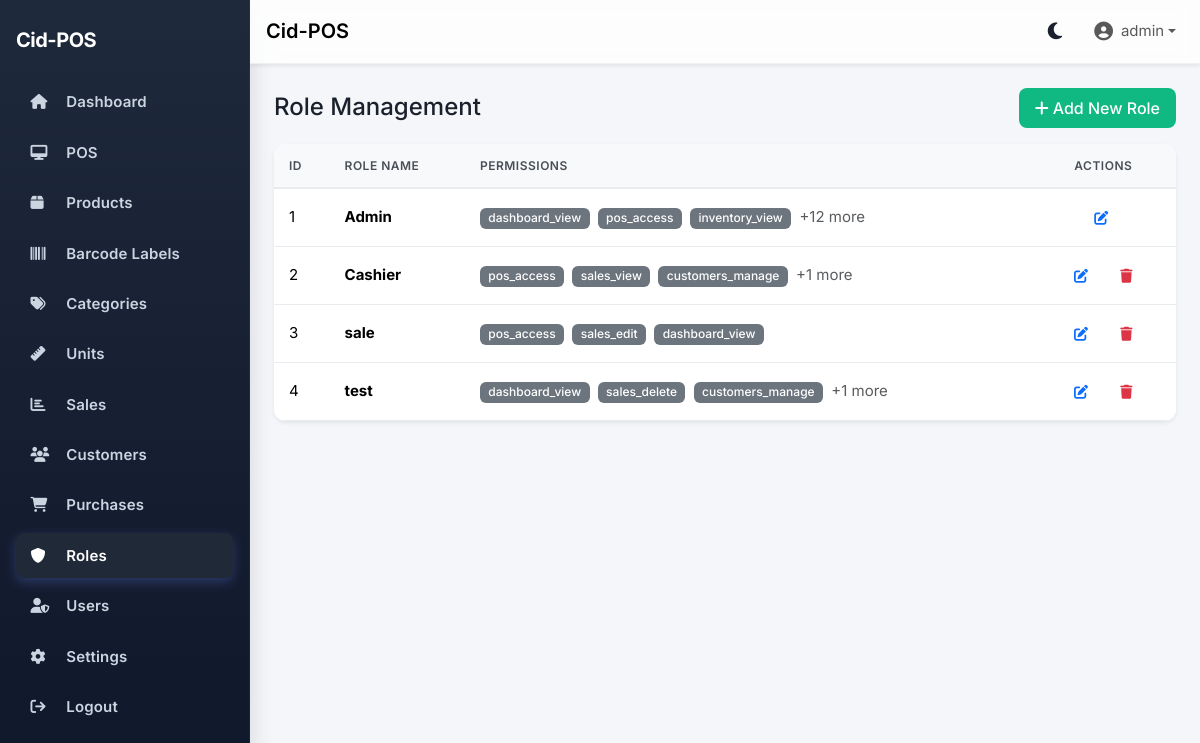
Screenshot of /roles/ (signed in) with the database file from the repository.
### app/models.py (models this page shows, shortened)
class User(UserMixin, db.Model):
    __tablename__ = "users"
    id = db.Column(db.Integer, primary_key=True)
    username = db.Column(db.String(80), unique=True, nullable=False, index=True)
    email = db.Column(db.String(120), unique=True, nullable=False)
    password_hash = db.Column(db.String(255), nullable=False)
    role_id = db.Column(db.Integer, db.ForeignKey("roles.id"), nullable=True)
    is_active = db.Column(db.Boolean, default=True, nullable=False)
    created_at = db.Column(db.DateTime, default=datetime.utcnow, nullable=False)
    role = db.relationship("Role", back_populates="users")
    sales = db.relationship("Sale", back_populates="cashier", lazy="dynamic")
    def has_permission(self, permission: str) -> bool:
        if not self.role:
            return False
        return self.role.has_permission(permission)

class Role(db.Model):
    __tablename__ = "roles"
    id = db.Column(db.Integer, primary_key=True)
    name = db.Column(db.String(50), unique=True, nullable=False)
    permissions = db.Column(db.Text, nullable=True)  # Comma-separated list of permissions
    users = db.relationship("User", back_populates="role")
    def has_permission(self, permission: str) -> bool:
        if self.name.lower() == 'admin':
            return True
        if not self.permissions:
            return False
        permissions_list = [p.strip() for p in self.permissions.split(',')]
        return permission in permissions_list

### app/blueprints/roles/routes.py (the view)
@roles_bp.route("/", methods=["GET"])
@login_required
@permission_required('users_manage')
def index():
    roles = Role.query.order_by(Role.name).all()
    return render_template("roles/index.html", roles=roles, all_permissions=ALL_PERMISSIONS)

### app/__init__.py (called while the page is built)
@login_manager.user_loader
def load_user(user_id: str):
    from app.models import User
    return db.session.get(User, int(user_id))

### app/models.py (called while the page is built)
    @classmethod
    def get_settings(cls):
        try:
            settings = cls.query.first()
            if not settings:
                settings = cls()
                db.session.add(settings)
                db.session.commit()
            return settings
        except Exception:
            return cls(
                shop_name="My Shop",
                address="",
                phone="",
                receipt_header="",
                receipt_footer="Thank You!",
                currency_symbol="Ks",
                printer_paper_size="58mm",
                auto_print=False,
                show_logo_on_receipt=True,
                print_padding=0,
            )

### app/utils.py (called while the page is built)
def permission_required(permission: str):
    def decorator(f):
        @wraps(f)
        def decorated_function(*args, **kwargs):
            if not current_user.is_authenticated:
                abort(403)
            if not current_user.has_permission(permission):
                abort(403)
            return f(*args, **kwargs)
        return decorated_function
    return decorator

### app/templates/roles/index.html (shortened to what this page needs)
{% extends "base.html" %}
{% block content %}
<div class="container-fluid px-0">
  <div class="d-flex justify-content-between align-items-center mb-3">
    <h4 class="mb-0">Role Management</h4>
    <a href="{{ url_for('roles.add') }}" class="btn btn-success">
      <i class="fa fa-plus me-1"></i>Add New Role
    </a>
  </div>
  <div class="card border-0 shadow-sm">
    <div class="card-body p-0">
      <div class="table-responsive">
        <table class="table table-hover align-middle mb-0">
          <thead class="table-light">
            <tr>
              <th>ID</th>
              <th>Role Name</th>
              <th>Permissions</th>
              <th class="text-center">Actions</th>
            </tr>
          </thead>
          <tbody>
            {% if roles %}
              {% for role in roles %}
              <tr>
                <td>{{ role.id }}</td>
                <td><strong>{{ role.name }}</strong></td>
                <td>
                  {% if role.permissions %}
                    {% set perms = role.permissions.split(',') %}
                    {% for perm in perms[:3] %}
                      <span class="badge bg-secondary me-1">{{ perm.strip() }}</span>
                    {% endfor %}
                    {% if perms|length > 3 %}
                      <span class="text-muted">+{{ perms|length - 3 }} more</span>
                    {% endif %}
                  {% else %}
                    <span class="text-muted">No permissions</span>
                  {% endif %}
                </td>
                <td class="text-center">
                  <a href="{{ url_for('roles.edit', role_id=role.id) }}" class="btn btn-sm btn-outline-primary me-1">
                    <i class="fa fa-edit"></i>
                  </a>
                  {% if role.name.lower() != 'admin' %}
                  <form method="POST" action="{{ url_for('roles.delete', role_id=role.id) }}" class="d-inline">
                    <button class="btn btn-sm btn-outline-danger" onclick="return confirm('Delete this role?')">
                      <i class="fa fa-trash"></i>
                    </button>
                  </form>
                  {% endif %}
                </td>
              </tr>
              {% endfor %}
            {% else %}
              <tr>
                <td colspan="4" class="text-center text-muted py-4">No roles found. Add your first role above.</td>
              </tr>
            {% endif %}
          </tbody>
        </table>
      </div>
    </div>
  </div>
</div>
{% endblock %}

### app/templates/base.html (shortened to what this page needs)
<!doctype html>
<html lang="en" data-bs-theme="light">
  <head>
    <link href="https://cdn.jsdelivr.net/npm/bootstrap@5.3.3/dist/css/bootstrap.min.css" rel="stylesheet">
    <link href="https://cdnjs.cloudflare.com/ajax/libs/font-awesome/6.5.2/css/all.min.css" rel="stylesheet">
    <link rel="stylesheet" href="https://cdn.jsdelivr.net/npm/sweetalert2@11/dist/sweetalert2.min.css">
    <link rel="stylesheet" href="{{ url_for('static', filename='css/style.css') }}">
  </head>
  <body>
    <aside class="sidebar d-flex flex-column" id="sidebar">
      <div class="d-flex align-items-center justify-content-between mb-4">
        <span class="brand">Cid-POS</span>
      </div>
      <nav>
        {% if current_user.is_authenticated and (current_user.has_permission('dashboard_view') or (current_user.role and current_user.role.name.lower() == 'admin')) %}
        <a href="{{ url_for('main.dashboard') }}" class="{% if request.endpoint=='main.dashboard' %}active{% endif %}">
          <i class="fa fa-home"></i> Dashboard
        </a>
        {% endif %}
        {% if current_user.is_authenticated and (current_user.has_permission('pos_access') or (current_user.role and current_user.role.name.lower() == 'admin')) %}
        <a href="{{ url_for('pos.cart') }}" class="{% if request.blueprint=='pos' %}active{% endif %}">
          <i class="fa fa-desktop"></i> POS
        </a>
        {% endif %}
        {% if current_user.is_authenticated and (current_user.has_permission('inventory_view') or (current_user.role and current_user.role.name.lower() == 'admin')) %}
        <a href="{{ url_for('inventory.products') }}" class="{% if request.blueprint=='inventory' and request.endpoint != 'inventory.labels' %}active{% endif %}">
          <i class="fa fa-box"></i> Products
        </a>
        <a href="{{ url_for('inventory.labels') }}" class="{% if request.endpoint == 'inventory.labels' %}active{% endif %}">
          <i class="fa fa-barcode"></i> Barcode Labels
        </a>
        {% endif %}
        {% if current_user.is_authenticated and (current_user.has_permission('categories_manage') or (current_user.role and current_user.role.name.lower() == 'admin')) %}
        <a href="{{ url_for('categories.index') }}" class="{% if request.blueprint=='categories' %}active{% endif %}">
          <i class="fa fa-tags"></i> Categories
        </a>
        {% endif %}
        {% if current_user.is_authenticated and (current_user.has_permission('units_manage') or (current_user.role and current_user.role.name.lower() == 'admin')) %}
        <a href="{{ url_for('units.index') }}" class="{% if request.blueprint=='units' %}active{% endif %}">
          <i class="fa fa-ruler"></i> Units
        </a>
        {% endif %}
        {% if current_user.is_authenticated and (current_user.has_permission('sales_view') or (current_user.role and current_user.role.name.lower() == 'admin')) %}
        <a href="{{ url_for('reports.overview') }}" class="{% if request.blueprint=='reports' %}active{% endif %}">
          <i class="fa fa-chart-bar"></i> Sales
        </a>
        {% endif %}
        {% if current_user.is_authenticated and (current_user.has_permission('customers_manage') or (current_user.role and current_user.role.name.lower() == 'admin')) %}
        <a href="{{ url_for('customers.index') }}" class="{% if request.blueprint=='customers' %}active{% endif %}">
          <i class="fa fa-users"></i> Customers
        </a>
        {% endif %}
        {% if current_user.is_authenticated and (current_user.has_permission('purchases_manage') or (current_user.role and current_user.role.name.lower() == 'admin')) %}
        <a href="{{ url_for('purchases.index') }}" class="{% if request.blueprint=='purchases' %}active{% endif %}">
          <i class="fa fa-shopping-cart"></i> Purchases
        </a>
        {% endif %}
        {% if current_user.is_authenticated and (current_user.has_permission('users_manage') or (current_user.role and current_user.role.name.lower() == 'admin')) %}
        <a href="{{ url_for('roles.index') }}" class="{% if request.blueprint=='roles' %}active{% endif %}">
          <i class="fa fa-shield"></i> Roles
        </a>
        {% endif %}
        {% if current_user.is_authenticated and (current_user.has_permission('users_manage') or (current_user.role and current_user.role.name.lower() == 'admin')) %}
        <a href="{{ url_for('users.index') }}" class="{% if request.blueprint=='users' %}active{% endif %}">
          <i class="fa fa-user-shield"></i> Users
        </a>
        {% endif %}
        {% if current_user.is_authenticated and (current_user.has_permission('settings_access') or (current_user.role and current_user.role.name.lower() == 'admin')) %}
        <a href="{{ url_for('settings.index') }}" class="{% if request.blueprint=='settings' %}active{% endif %}">
          <i class="fa fa-cog"></i> Settings
        </a>
        {% endif %}
        {% if current_user.is_authenticated %}
        <a href="{{ url_for('auth.logout') }}">
          <i class="fa fa-arrow-right-from-bracket"></i> Logout
        </a>
        {% else %}
        <a href="{{ url_for('auth.login') }}">
          <i class="fa fa-sign-in-alt"></i> Login
        </a>
        {% endif %}
      </nav>
    </aside>
    <div class="content-wrapper">
      <nav class="navbar navbar-expand-lg navbar-top shadow-sm px-3">
        <a class="navbar-brand fw-semibold" href="{{ url_for('main.dashboard') }}">Cid-POS</a>
        <div class="ms-auto d-flex align-items-center gap-3">
          <button class="theme-toggle" id="themeToggle" type="button" aria-label="Toggle theme">
            <i class="fa fa-moon" id="themeIcon"></i>
          </button>
          <ul class="navbar-nav align-items-center">
            <li class="nav-item dropdown">
              <a class="nav-link dropdown-toggle d-flex align-items-center" href="#" role="button" data-bs-toggle="dropdown" aria-expanded="false">
                <span>{{ current_user.username if current_user.is_authenticated else "Guest" }}</span>
              </a>
            </li>
          </ul>
        </div>
      </nav>
      <div class="main-content">
        {% block content %}{% endblock %}
      </div>
    </div>
  </body>
</html>

### app/static/css/style.css (style rules this page uses)
* { box-sizing: border-box; }
body { font-family: 'Inter', -apple-system, BlinkMacSystemFont, 'Segoe UI', sans-serif; font-size: 15px; line-height: 1.6; color: #1a202c; background-color: #f4f6f9; padding: 0; margin: 0; transition: background-color 0.3s ease, color 0.3s ease; }
.card { border: none; box-shadow: 0 4px 20px rgba(0, 0, 0, 0.05); border-radius: 12px; overflow: hidden; transition: transform 0.2s ease, box-shadow 0.2s ease; background-color: #ffffff; }
.card-body { padding: 1.5rem; }
.table { margin-bottom: 0; vertical-align: middle; }
.table thead th { background-color: #f8f9fa; color: #495057; font-weight: 600; font-size: 0.75rem; text-transform: uppercase; letter-spacing: 0.5px; padding: 12px 15px; border-bottom: 2px solid #e9ecef; border-top: none; }
.table tbody td { padding: 12px 15px; vertical-align: middle; border-color: #e9ecef; }
.table tbody tr { transition: transform 0.15s ease, background-color 0.15s ease; }
.btn { border-radius: 8px; font-weight: 500; padding: 0.5rem 1rem; transition: all 0.2s ease; border: none; }
.btn-success { background-color: #10b981; color: white; }
.btn-outline-primary, .btn-outline-secondary, .btn-outline-success, .btn-outline-danger, .btn-outline-info, .btn-outline-warning { border-width: 1.5px; font-weight: 500; }
.btn-sm { padding: 0.375rem 0.75rem; font-size: 0.875rem; }
.badge { padding: 0.4em 0.7em; font-weight: 500; border-radius: 6px; font-size: 0.75rem; }
.sidebar { background: linear-gradient(180deg, #1e293b 0%, #0f172a 100%); backdrop-filter: blur(10px); -webkit-backdrop-filter: blur(10px); box-shadow: 4px 0 20px rgba(0, 0, 0, 0.1); border-right: 1px solid rgba(255, 255, 255, 0.05); }
.sidebar .brand { color: #ffffff; font-weight: 700; font-size: 1.25rem; letter-spacing: -0.5px; }
.sidebar a { color: #cbd5e1; text-decoration: none; display: block; padding: 0.75rem 1rem; border-radius: 8px; margin-bottom: 0.25rem; font-weight: 500; transition: all 0.2s ease; font-size: 0.9375rem; }
.sidebar a.active { background: linear-gradient(135deg, #667eea 0%, #764ba2 100%); color: #ffffff; box-shadow: 0 4px 12px rgba(102, 126, 234, 0.3); }
.sidebar i { width: 20px; margin-right: 0.75rem; }
.navbar-top { background: rgba(255, 255, 255, 0.8); backdrop-filter: blur(10px); -webkit-backdrop-filter: blur(10px); border-bottom: 1px solid rgba(0, 0, 0, 0.05); box-shadow: 0 1px 3px rgba(0, 0, 0, 0.05); }
html { scroll-behavior: smooth; }

### app/templates/base.html (style rules this page uses)
:root { --sidebar-width: 250px; }
body { min-height: 100vh; background: #f4f6f9; transition: background-color 0.3s ease, color 0.3s ease; font-family: 'Inter', sans-serif; }
.sidebar { width: var(--sidebar-width); background: linear-gradient(180deg, #1e293b 0%, #0f172a 100%); backdrop-filter: blur(10px); -webkit-backdrop-filter: blur(10px); color: #e5e7eb; position: fixed; top: 0; bottom: 0; left: 0; padding: 1.5rem 1rem; overflow-y: auto; transition: transform 0.2s ease, background-color 0.3s ease; box-shadow: 4px 0 20px rgba(0, 0, 0, 0.1); border-right: 1px solid rgba(255, 255, 255, 0.05); }
.sidebar .brand { font-weight: 700; font-size: 1.25rem; }
.sidebar a { color: #cbd5e1; text-decoration: none; display: block; padding: .65rem .9rem; border-radius: .5rem; margin-bottom: .35rem; font-weight: 600; letter-spacing: .01em; }
.sidebar a:hover, .sidebar a.active { background: #1f2937; color: #fff; }
.sidebar i { width: 20px; }
.content-wrapper { margin-left: var(--sidebar-width); min-height: 100vh; display: flex; flex-direction: column; }
.navbar-top { background: rgba(255, 255, 255, 0.8); backdrop-filter: blur(10px); -webkit-backdrop-filter: blur(10px); border-bottom: 1px solid rgba(0, 0, 0, 0.05); box-shadow: 0 1px 3px rgba(0, 0, 0, 0.05); transition: background-color 0.3s ease, border-color 0.3s ease; }
.main-content { padding: 1.5rem; flex: 1 0 auto; transition: background-color 0.3s ease; }
.theme-toggle { border: none; background: transparent; color: inherit; font-size: 1.2rem; padding: 0.5rem; cursor: pointer; border-radius: 0.375rem; transition: background-color 0.2s ease; }
.main-content { padding: 1.5rem; flex: 1 0 auto; }

### rows the page displays
User: is_active+username "admin"
Role: id "1", name "Admin", strip "dashboard_view" "pos_access" "inventory_view", perms "12"
Role: id "2", name "Cashier", strip "pos_access" "sales_view" "customers_manage", perms "1"
Role: id "3", name "sale", strip "pos_access" "sales_edit" "dashboard_view"
Role: id "4", name "test", strip "dashboard_view" "sales_delete" "customers_manage", perms "1"
